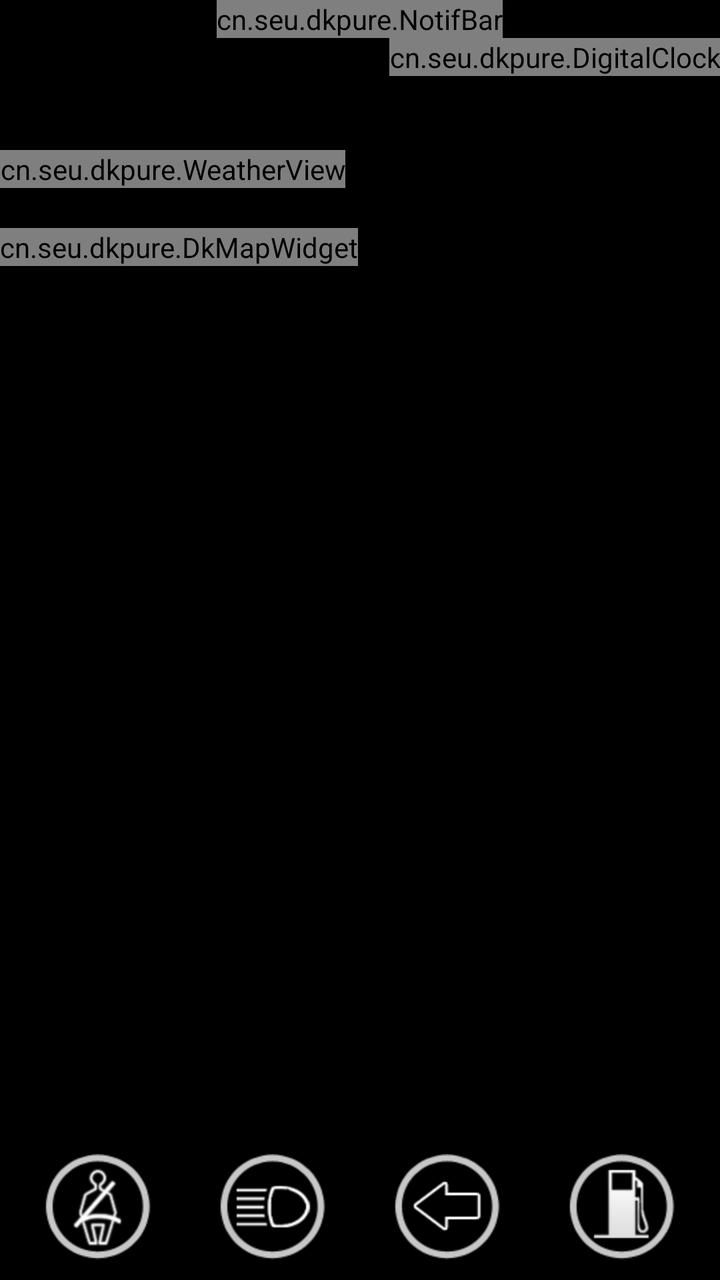
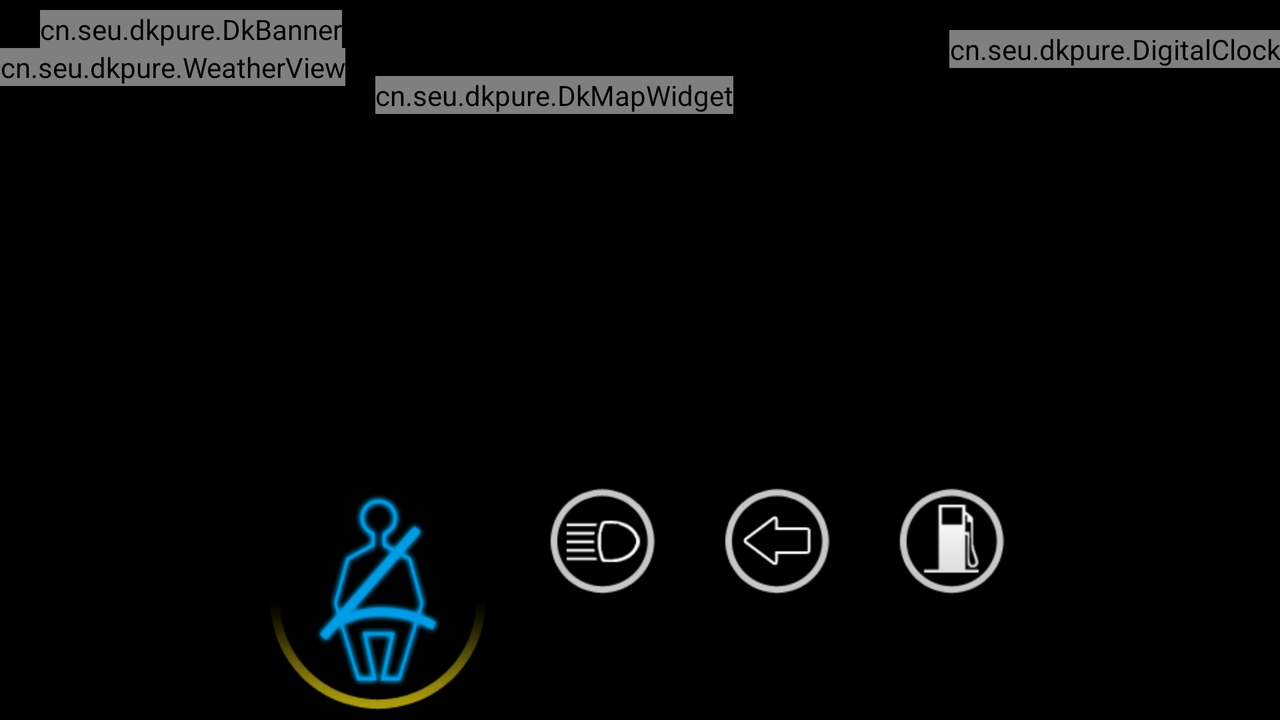

Compare how this app lays out the same screen by default and in its alternative resource folder. The renders come first, then the two layout files and the values they reference.
<!-- AndroidManifest.xml: application theme AppTheme -->
<!-- res/layout/main.xml -->
<?xml version="1.0" encoding="utf-8"?>

    <RelativeLayout xmlns:android="http://schemas.android.com/apk/res/android"
    	xmlns:tools="http://schemas.android.com/tools"
        android:layout_width="fill_parent"
        android:layout_height="fill_parent" 
        android:background="#000000" 
        tools:context=".ThmbNaiviMain">

        <LinearLayout
            android:id="@+id/linearLayout1"
            android:layout_width="wrap_content"
            android:layout_height="wrap_content"
            android:layout_alignParentBottom="true"
            android:layout_centerHorizontal="true" >

            <ImageView
                android:id="@+id/imgV_sign_seatbelt"
                android:layout_width="wrap_content"
                android:layout_height="wrap_content"
                android:layout_marginBottom="5dp"
                android:layout_marginRight="15dp"
                android:src="@drawable/sign_seat_belt" />

            <ImageView
                android:id="@+id/imgV_sign_frontlight"
                android:layout_width="wrap_content"
                android:layout_height="wrap_content"
                android:layout_marginBottom="5dp"
                android:layout_marginLeft="15dp"
                android:layout_marginRight="15dp"
                android:src="@drawable/sign_high_light_beam" />

            <ImageView
                android:id="@+id/imgV_sign_turnleft"
                android:layout_width="wrap_content"
                android:layout_height="wrap_content"
                android:layout_marginBottom="5dp"
                android:layout_marginLeft="15dp"
                android:layout_marginRight="15dp"
                android:src="@drawable/sign_turn_left" />

            <ImageView
                android:id="@+id/imgV_sign_gas"
                android:layout_width="wrap_content"
                android:layout_height="wrap_content"
                android:layout_marginBottom="5dp"
                android:layout_marginLeft="15dp"
                android:src="@drawable/sign_gas" />
        </LinearLayout>

        <cn.seu.dkpure.NotifBar
            android:id="@+id/main_NotifBar"
            android:layout_width="wrap_content"
            android:layout_height="wrap_content"
            android:layout_alignParentTop="true"
            android:layout_centerHorizontal="true" />

        <cn.seu.dkpure.WeatherView
            android:id="@+id/main_WeatherView"
            android:layout_width="wrap_content"
            android:layout_height="wrap_content"
            android:layout_alignParentLeft="true"
            android:layout_below="@+id/main_NotifBar"
            android:layout_marginTop="56dp" />

        <cn.seu.dkpure.DigitalClock
            android:id="@+id/main_DigitalClock"
            android:layout_width="wrap_content"
            android:layout_height="wrap_content"
            android:layout_alignParentRight="true"
            android:layout_below="@+id/main_NotifBar" />

        <cn.seu.dkpure.DkMapWidget
            android:id="@+id/main_DkMapWidget"
            android:layout_width="wrap_content"
            android:layout_height="wrap_content"
            android:layout_alignParentLeft="true"
            android:layout_below="@+id/main_WeatherView"
            android:layout_marginTop="20dp" >
        </cn.seu.dkpure.DkMapWidget>

    </RelativeLayout>
<!-- resources referenced by this layout -->
<resources>
  <!-- drawable sign_gas: png bitmap (drawable-hdpi, 8304 bytes) -->
  <!-- drawable sign_high_light_beam: png bitmap (drawable-hdpi, 9830 bytes) -->
  <!-- drawable sign_seat_belt: png bitmap (drawable-hdpi, 11451 bytes) -->
  <!-- drawable sign_turn_left: png bitmap (drawable-hdpi, 8400 bytes) -->
  <style name="AppTheme" parent="android:Theme.Light" />
</resources>
<!-- res/layout-land/main.xml (the repository's variant of the layout above) -->
<!-- drawn on the phone turned sideways -->
<?xml version="1.0" encoding="utf-8"?>

    <RelativeLayout xmlns:android="http://schemas.android.com/apk/res/android"
    	xmlns:tools="http://schemas.android.com/tools"
        android:layout_width="fill_parent"
        android:layout_height="fill_parent" 
        android:background="#000000" 
        tools:context=".ThmbNaiviMain">

        <LinearLayout
            android:id="@+id/linearLayout1"
            android:layout_width="wrap_content"
            android:layout_height="wrap_content"
            android:layout_alignParentBottom="true"
            android:layout_centerHorizontal="true" >

            <ImageView
                android:id="@+id/imgV_sign_seatbelt"
                android:layout_width="wrap_content"
                android:layout_height="wrap_content"
                android:layout_marginBottom="5dp"
                android:layout_marginRight="15dp"
                android:src="@drawable/sign_seat_belt_720p" />

            <ImageView
                android:id="@+id/imgV_sign_frontlight"
                android:layout_width="wrap_content"
                android:layout_height="wrap_content"
                android:layout_marginBottom="5dp"
                android:layout_marginLeft="15dp"
                android:layout_marginRight="15dp"
                android:src="@drawable/sign_high_light_beam" />

            <ImageView
                android:id="@+id/imgV_sign_turnleft"
                android:layout_width="wrap_content"
                android:layout_height="wrap_content"
                android:layout_marginBottom="5dp"
                android:layout_marginLeft="15dp"
                android:layout_marginRight="15dp"
                android:src="@drawable/sign_turn_left" />

            <ImageView
                android:id="@+id/imgV_sign_gas"
                android:layout_width="wrap_content"
                android:layout_height="wrap_content"
                android:layout_marginBottom="5dp"
                android:layout_marginLeft="15dp"
                android:src="@drawable/sign_gas" />
        </LinearLayout>
        
        <cn.seu.dkpure.DigitalClock
            android:id="@+id/main_DigitalClock"
            android:layout_width="wrap_content"
            android:layout_height="wrap_content"
            android:layout_alignParentRight="true"
            android:layout_alignParentTop="true"
            android:layout_marginTop="15dp" />

        <cn.seu.dkpure.DkBanner
            android:id="@+id/main_banner"
            android:layout_width="wrap_content"
            android:layout_height="wrap_content"
            android:layout_alignParentLeft="true"
            android:layout_alignParentTop="true"
            android:layout_marginLeft="20dp" 
            android:layout_marginTop="5dp" />

        <cn.seu.dkpure.DkMapWidget
            android:id="@+id/main_DkMapWidget"
            android:layout_width="wrap_content"
            android:layout_height="wrap_content"
            android:layout_below="@+id/main_DigitalClock"
            android:layout_marginTop="4dp"
            android:layout_marginLeft="15dp"
            android:layout_toRightOf="@+id/main_WeatherView" >
        </cn.seu.dkpure.DkMapWidget>

        <cn.seu.dkpure.WeatherView
            android:id="@+id/main_WeatherView"
            android:layout_width="wrap_content"
            android:layout_height="wrap_content"
            android:layout_alignParentLeft="true"
            android:layout_below="@+id/main_banner" />
        
    </RelativeLayout>
<!-- resources referenced by the variant -->
<!-- as the phone turned sideways resolves them -->
<resources>
  <!-- drawable sign_gas: png bitmap (drawable-hdpi, 8304 bytes) -->
  <!-- drawable sign_high_light_beam: png bitmap (drawable-hdpi, 9830 bytes) -->
  <!-- drawable sign_seat_belt_720p: png bitmap (drawable-hdpi, 13992 bytes) -->
  <!-- drawable sign_turn_left: png bitmap (drawable-hdpi, 8400 bytes) -->
  <style name="AppTheme" parent="android:Theme.Light" />
</resources>
